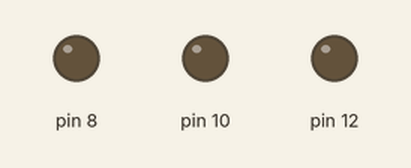
Simulated run of this sketch. Board: Arduino Uno, built with avr-gcc and run on an emulated ATmega328P. Parts: output pins drawn as LEDs (lit = HIGH).

Above: at 0.5 s.
At 1.5 s:
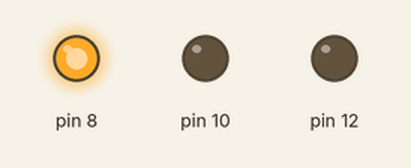
At 3.5 s:
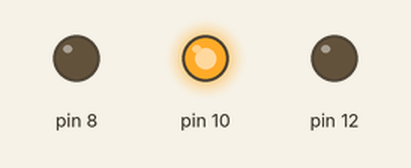
At 5.5 s:
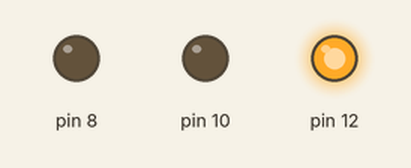
Timing chart, 0 to 7.8 s (numbered marks = the images above):
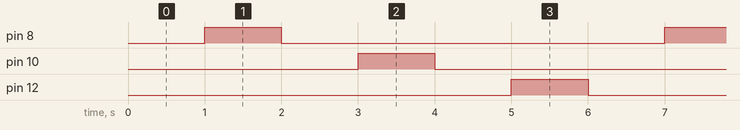

Measured:
- by itself, pin 8, pin 10, pin 12: alternates HIGH for 1.0 s and LOW for 5.0 s
- by itself, everything shown: repeats every 6.0 s, in 6 steps

The sketch:

Assignment8b.ino
```cpp
// C++ code
//
void setup()
{
  pinMode(8, OUTPUT);
  pinMode(10, OUTPUT);
  pinMode(12, OUTPUT);
}

void loop()
{
  delay(1000); // Wait for 1000 millisecond(s)
  digitalWrite(8, HIGH);
  delay(1000); // Wait for 1000 millisecond(s)
  digitalWrite(8, LOW);
  delay(1000); // Wait for 1000 millisecond(s)
  digitalWrite(10, HIGH);
  delay(1000); // Wait for 1000 millisecond(s)
  digitalWrite(10, LOW);
  delay(1000); // Wait for 1000 millisecond(s)
  digitalWrite(12, HIGH);
  delay(1000); // Wait for 1000 millisecond(s)
  digitalWrite(12, LOW);
}
```
